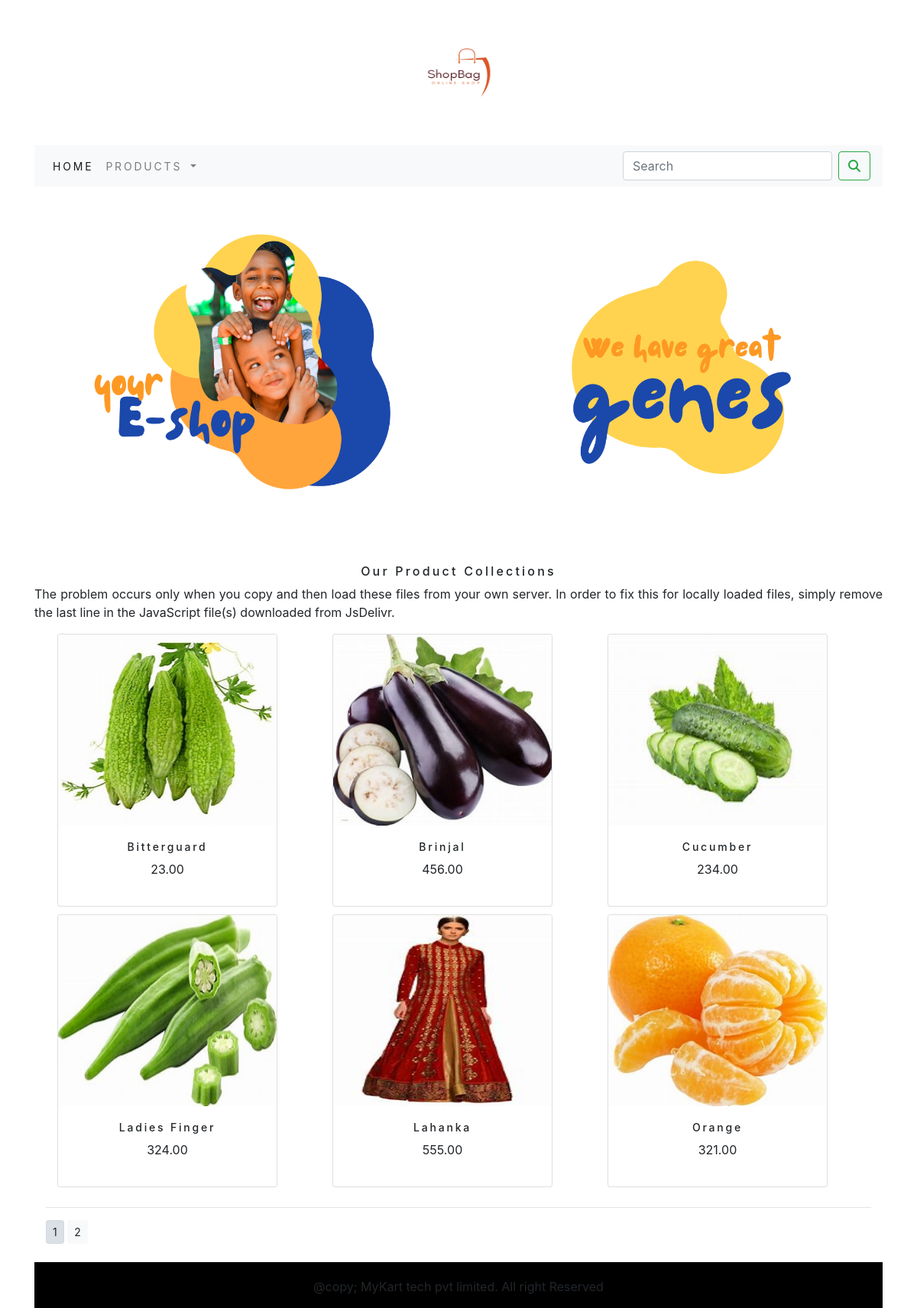
The app's page /shop/ with its own data.
### kartApp/models.py (models this page shows, shortened)
class Product(models.Model):
    name=models.CharField(max_length=250,unique=True)
    slug=models.SlugField(max_length=250,unique=True)
    description=models.TextField(blank=True)
    price=models.DecimalField(max_digits=10,decimal_places=2)
    category=models.ForeignKey(Category,on_delete=models.CASCADE)
    image=models.ImageField(upload_to='product',blank=True)
    stock=models.IntegerField()
    available=models.BooleanField(default=True)
    created=models.DateTimeField(auto_now_add=True)
    updated=models.DateTimeField(auto_now=True)
    def get_url(self):
        return reverse('kartApp:product_cat_detail',args=[self.category.slug,self.slug])
    class Meta:
        ordering=('name',)
        verbose_name='product'
        verbose_name_plural='products'

### kartApp/views.py (the view)
# urls.py: path('',views.allProdCat,name='allProdCat'),
def allProdCat(request, c_slug=None):
   c_page = None
   products_list = None
   if c_slug != None:
      c_page = get_object_or_404(Category, slug=c_slug)
      products_list=Product.objects.all().filter(category=c_page, available=True)
   else:
      products_list = Product.objects.all().filter(available=True)
   paginator = Paginator(products_list,6)
   try:
      page=int(request.GET.get('page','1'))
   except:
      page=1
   try:
      products=paginator.page(page)
   except  (EmptyPage,InvalidPage):
      products=paginator.page(paginator.num_pages)
   return render(request,"category.html",{'category':c_page,'products':products})

### cart/context_processors.py (called while the page is built)
def counter(request):
    item_count=0
    if 'admin' in request.path:
        return {}
    else:
        try:
            cart=Cart.objects.filter(cart_id=_cart_id(request))
            cart_items=CartItem.objects.all().filter(cart=cart[:1])
            for cart_item in cart_items:
                item_count += cart_item.quantity
        except Cart.DoesNotExist:
            item_count=0
    return dict(item_count=item_count)

### cart/views.py (called while the page is built)
def _cart_id(request):
    cart=request.session.session_key
    if not cart:
        cart=request.session.create()
    return cart

### kartApp/context_processors.py (called while the page is built)
def menu_links(request):
    links=Category.objects.all()
    return dict(links=links)

### kartApp/models.py (called while the page is built)
    def get_url(self):
        return reverse('kartApp:products_by_category',args=[self.slug])

### templates/category.html (shortened to what this page needs)
{% extends 'base.html' %}
{% load static %}
{% block content %}
<div class="mx-auto">
  {% if category %}
  <img class="my_image" src="{{ category.image.url}}" alt="{{category.name}}" width="1200px;" height="400px;">
</div>
<br>
<div>
  <h1 class="text-center my_title" >{{category.name}}</h1>
  <p class="text-justify">{{category.description}}</p>
</div>
{% else %}
<div>
  <div>
    <img class="my_image img_padding" src="{% static 'img/bann.png' %}" alt="our product" width="1200px;" height="300px;" >
  </div>
</div>
<br>
<div>
  <h1 class="text-center my_title">Our Product Collections</h1>
  <p class="text-justify">The problem occurs only when you copy and then load these files from your own server. In order to fix this for locally loaded files, simply remove the last line in the JavaScript file(s) downloaded from JsDelivr.</p>
</div>
 {% endif %}
<div class="container">
  <div class="row mx-auto">
    {% for prod in products.object_list %}
    <div class="bottom_margin col-9 col-sm-12 col-md-4 col-lg-4">
      <div class="card text-center" style="width:18rem;">
        <a href="{{prod.get_url}}"><img class="card-img-top card_image" src="{{prod.image.url}}" alt="{{prod.name}}"></a>
        <div class="card-body">
          <h4>{{prod.name}}</h4>
           <p>{{prod.price}}</p>
        </div>
      </div>
    </div>
    {% endfor %}
  </div>
    <div class="mx-auto">
      {% if products.paginator.num_pages > 1 %}
      <hr>
      <div class="text-centeer">
        {% for pg in products.paginator.page_range %}
        <a href="?page={{pg}}" class="btn btn-light btn-sm {% if products.number == pg %} active {% endif %}">{{pg}}</a>
      {% endfor %}
      </div>
      {% endif %}
    </div>
    <br>
</div>
{% endblock %}

### templates/base.html (shortened to what this page needs)
{% load static %}
<!DOCTYPE html>
<html lang="en">
<head>
    <link rel="stylesheet" href="{% static 'css/bootstrap.min.css' %}">
    <link rel="stylesheet" href="{% static 'css/custom.css' %}">
</head>
<body>
<div class="container">
    {% include 'header.html' %}
    {% include 'navbar.html' %}
    {% block content %}
    {% endblock %}
</div>
{% include 'footer.html' %}
</body>
</html>

### templates/header.html
{% load static %}
<header>
    <center>
        <a href="{% url 'kartApp:allProdCat' %}"> <img src="{% static 'img/logo.png' %}" alt="logoimage" width="230px;" height="190">   </a>
    </center>
</header>

### templates/navbar.html (shortened to what this page needs)
{% load static %}
<nav class="navbar navbar-expand-lg navbar-light bg-light">
  <div class="collapse navbar-collapse" id="navbarSupportedContent">
    <ul class="navbar-nav mr-auto">
      <li class="nav-item active">
        <a class="nav-link" href="{% url 'kartApp:allProdCat' %}">Home <span class="sr-only">(current)</span></a>
      </li>
      <li class="nav-item dropdown {% if 'kartApp' in request.path %} active {% endif %}">
        <a class="nav-link dropdown-toggle" href="{% url 'kartApp:allProdCat' %}" role="button" data-toggle="dropdown" aria-expanded="false">
          Products
        </a>
      </li>
    </ul>
    <form class="form-inline my-2 my-lg-0" action="{% url 'searchApp:SearchResult' %}" method="get">
      <input class="form-control mr-sm-2" type="search" placeholder="Search" aria-label="Search" name="q">
      <button class="btn btn-outline-success my-2 my-sm-0" type="submit"><i class="fa fa-search"></i></button>
    </form>
  </div>
</nav>

### templates/footer.html
<div class="footer navbar-fixed-bottom my_footer">
  <p class="text-center">
    @copy; MyKart tech pvt limited. All right Reserved
  </p>
</div>

### static/css/custom.css (style rules this page uses)
.nav-item, .dropdown-item { letter-spacing : .2em; font-size : 14px; text-transform : uppercase; }
.my_footer { background-color:black; height: 60px; }
.my_footer p { padding-top: 20px; font-size: 14px: }
.my_image { width : 100%; height :auto; }
.my_title { font-size:16px; text_transform:uppercase; letter-spacing:.2em; }
.img_padding { padding:5px; }
.bottom_margin { margin-bottom:10px; }
.card-body h4 { font-size: 14px; text-text_transform:uppercase; letter-spacing:.2em; }
.card_image { height:250px; }

### records on screen
Product: image (picture), name "Bitterguard", price "23.00"
Product: image (picture), name "Brinjal", price "456.00"
Product: image (picture), name "Cucumber", price "234.00"
Product: image (picture), name "Ladies Finger", price "324.00"
Product: image (picture), name "Lahanka", price "555.00"
Product: image (picture), name "Orange", price "321.00"

### other values on screen
{{ pg }} "1" "2"
